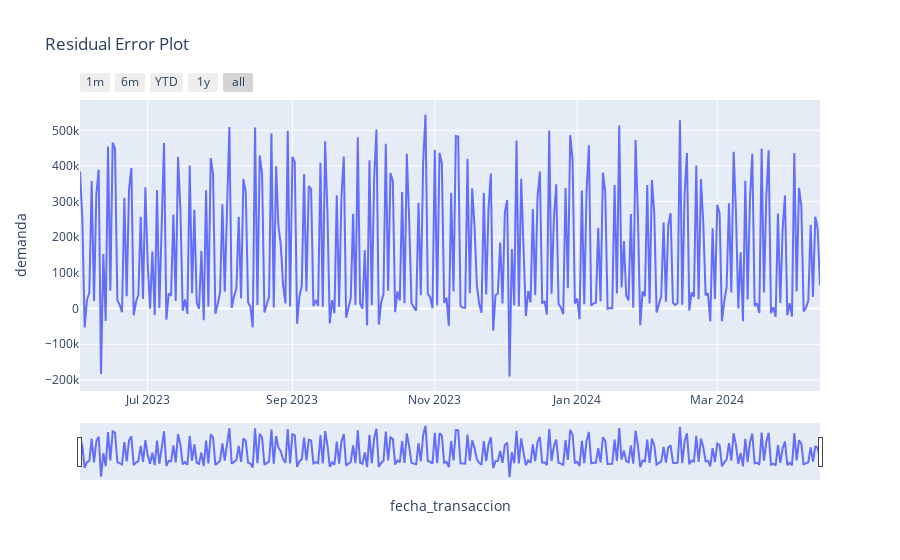

Notebook source saved alongside this figure:
### Code cell
fig = px.line(atm_1, x='fecha_transaccion', y='demanda', 
                      labels={'x':'Test Row Number', 'y':'Residual Error'}, title='Residual Error Plot')
fig.update_xaxes(
    rangeslider_visible=True,
    rangeselector=dict(
        buttons=list([
            dict(count=1, label="1m", step="month", stepmode="backward"),
            dict(count=6, label="6m", step="month", stepmode="backward"),
            dict(count=1, label="YTD", step="year", stepmode="todate"),
            dict(count=1, label="1y", step="year", stepmode="backward"),
            dict(step="all")
        ])
    )
)
fig.show()

### Figure 1 — Plotly figure (JSON) as saved in the notebook; plotly's stock layout.template omitted (floating-point values rounded to 4 significant figures; data arrays with more than 128 entries replaced by an {"elided": "..."} marker saying what was removed)
{"data": [{"hovertemplate": "fecha_transaccion=%{x}<br>demanda=%{y}<extra></extra>", "legendgroup": "", "line": {"color": "#636efa", "dash": "solid"}, "marker": {"symbol": "circle"}, "mode": "lines", "name": "", "orientation": "v", "showlegend": false, "type": "scatter", "x": {"elided": "318 str values"}, "xaxis": "x", "y": {"elided": "318 int values"}, "yaxis": "y"}], "layout": {"legend": {"tracegroupgap": 0}, "title": {"text": "Residual Error Plot"}, "xaxis": {"anchor": "y", "domain": [0, 1], "rangeselector": {"buttons": [{"count": 1, "label": "1m", "step": "month", "stepmode": "backward"}, {"count": 6, "label": "6m", "step": "month", "stepmode": "backward"}, {"count": 1, "label": "YTD", "step": "year", "stepmode": "todate"}, {"count": 1, "label": "1y", "step": "year", "stepmode": "backward"}, {"step": "all"}]}, "rangeslider": {"visible": true}, "title": {"text": "fecha_transaccion"}}, "yaxis": {"anchor": "x", "domain": [0, 1], "title": {"text": "demanda"}}}}
